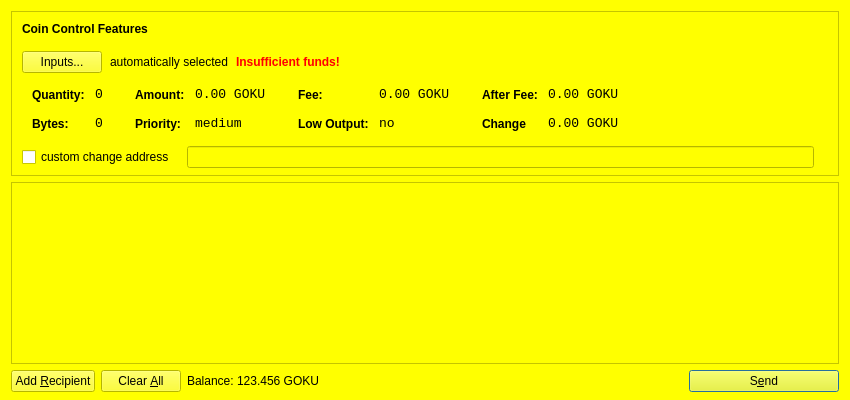
<?xml version="1.0" encoding="UTF-8"?>
<ui version="4.0">
 <class>SendCoinsDialog</class>
 <widget class="QDialog" name="SendCoinsDialog">
  <property name="geometry">
   <rect>
    <x>0</x>
    <y>0</y>
    <width>850</width>
    <height>400</height>
   </rect>
  </property>
  <property name="palette">
   <palette>
    <active>
     <colorrole role="WindowText">
      <brush brushstyle="SolidPattern">
       <color alpha="255">
        <red>0</red>
        <green>0</green>
        <blue>0</blue>
       </color>
      </brush>
     </colorrole>
     <colorrole role="Button">
      <brush brushstyle="SolidPattern">
       <color alpha="255">
        <red>255</red>
        <green>255</green>
        <blue>0</blue>
       </color>
      </brush>
     </colorrole>
     <colorrole role="Light">
      <brush brushstyle="SolidPattern">
       <color alpha="255">
        <red>255</red>
        <green>255</green>
        <blue>127</blue>
       </color>
      </brush>
     </colorrole>
     <colorrole role="Midlight">
      <brush brushstyle="SolidPattern">
       <color alpha="255">
        <red>255</red>
        <green>255</green>
        <blue>63</blue>
       </color>
      </brush>
     </colorrole>
     <colorrole role="Dark">
      <brush brushstyle="SolidPattern">
       <color alpha="255">
        <red>127</red>
        <green>127</green>
        <blue>0</blue>
       </color>
      </brush>
     </colorrole>
     <colorrole role="Mid">
      <brush brushstyle="SolidPattern">
       <color alpha="255">
        <red>170</red>
        <green>170</green>
        <blue>0</blue>
       </color>
      </brush>
     </colorrole>
     <colorrole role="Text">
      <brush brushstyle="SolidPattern">
       <color alpha="255">
        <red>0</red>
        <green>0</green>
        <blue>0</blue>
       </color>
      </brush>
     </colorrole>
     <colorrole role="BrightText">
      <brush brushstyle="SolidPattern">
       <color alpha="255">
        <red>255</red>
        <green>255</green>
        <blue>255</blue>
       </color>
      </brush>
     </colorrole>
     <colorrole role="ButtonText">
      <brush brushstyle="SolidPattern">
       <color alpha="255">
        <red>0</red>
        <green>0</green>
        <blue>0</blue>
       </color>
      </brush>
     </colorrole>
     <colorrole role="Base">
      <brush brushstyle="SolidPattern">
       <color alpha="255">
        <red>255</red>
        <green>255</green>
        <blue>255</blue>
       </color>
      </brush>
     </colorrole>
     <colorrole role="Window">
      <brush brushstyle="SolidPattern">
       <color alpha="255">
        <red>255</red>
        <green>255</green>
        <blue>0</blue>
       </color>
      </brush>
     </colorrole>
     <colorrole role="Shadow">
      <brush brushstyle="SolidPattern">
       <color alpha="255">
        <red>0</red>
        <green>0</green>
        <blue>0</blue>
       </color>
      </brush>
     </colorrole>
     <colorrole role="AlternateBase">
      <brush brushstyle="SolidPattern">
       <color alpha="255">
        <red>255</red>
        <green>255</green>
        <blue>127</blue>
       </color>
      </brush>
     </colorrole>
     <colorrole role="ToolTipBase">
      <brush brushstyle="SolidPattern">
       <color alpha="255">
        <red>255</red>
        <green>255</green>
        <blue>220</blue>
       </color>
      </brush>
     </colorrole>
     <colorrole role="ToolTipText">
      <brush brushstyle="SolidPattern">
       <color alpha="255">
        <red>0</red>
        <green>0</green>
        <blue>0</blue>
       </color>
      </brush>
     </colorrole>
    </active>
    <inactive>
     <colorrole role="WindowText">
      <brush brushstyle="SolidPattern">
       <color alpha="255">
        <red>0</red>
        <green>0</green>
        <blue>0</blue>
       </color>
      </brush>
     </colorrole>
     <colorrole role="Button">
      <brush brushstyle="SolidPattern">
       <color alpha="255">
        <red>255</red>
        <green>255</green>
        <blue>0</blue>
       </color>
      </brush>
     </colorrole>
     <colorrole role="Light">
      <brush brushstyle="SolidPattern">
       <color alpha="255">
        <red>255</red>
        <green>255</green>
        <blue>127</blue>
       </color>
      </brush>
     </colorrole>
     <colorrole role="Midlight">
      <brush brushstyle="SolidPattern">
       <color alpha="255">
        <red>255</red>
        <green>255</green>
        <blue>63</blue>
       </color>
      </brush>
     </colorrole>
     <colorrole role="Dark">
      <brush brushstyle="SolidPattern">
       <color alpha="255">
        <red>127</red>
        <green>127</green>
        <blue>0</blue>
       </color>
      </brush>
     </colorrole>
     <colorrole role="Mid">
      <brush brushstyle="SolidPattern">
       <color alpha="255">
        <red>170</red>
        <green>170</green>
        <blue>0</blue>
       </color>
      </brush>
     </colorrole>
     <colorrole role="Text">
      <brush brushstyle="SolidPattern">
       <color alpha="255">
        <red>0</red>
        <green>0</green>
        <blue>0</blue>
       </color>
      </brush>
     </colorrole>
     <colorrole role="BrightText">
      <brush brushstyle="SolidPattern">
       <color alpha="255">
        <red>255</red>
        <green>255</green>
        <blue>255</blue>
       </color>
      </brush>
     </colorrole>
     <colorrole role="ButtonText">
      <brush brushstyle="SolidPattern">
       <color alpha="255">
        <red>0</red>
        <green>0</green>
        <blue>0</blue>
       </color>
      </brush>
     </colorrole>
     <colorrole role="Base">
      <brush brushstyle="SolidPattern">
       <color alpha="255">
        <red>255</red>
        <green>255</green>
        <blue>255</blue>
       </color>
      </brush>
     </colorrole>
     <colorrole role="Window">
      <brush brushstyle="SolidPattern">
       <color alpha="255">
        <red>255</red>
        <green>255</green>
        <blue>0</blue>
       </color>
      </brush>
     </colorrole>
     <colorrole role="Shadow">
      <brush brushstyle="SolidPattern">
       <color alpha="255">
        <red>0</red>
        <green>0</green>
        <blue>0</blue>
       </color>
      </brush>
     </colorrole>
     <colorrole role="AlternateBase">
      <brush brushstyle="SolidPattern">
       <color alpha="255">
        <red>255</red>
        <green>255</green>
        <blue>127</blue>
       </color>
      </brush>
     </colorrole>
     <colorrole role="ToolTipBase">
      <brush brushstyle="SolidPattern">
       <color alpha="255">
        <red>255</red>
        <green>255</green>
        <blue>220</blue>
       </color>
      </brush>
     </colorrole>
     <colorrole role="ToolTipText">
      <brush brushstyle="SolidPattern">
       <color alpha="255">
        <red>0</red>
        <green>0</green>
        <blue>0</blue>
       </color>
      </brush>
     </colorrole>
    </inactive>
    <disabled>
     <colorrole role="WindowText">
      <brush brushstyle="SolidPattern">
       <color alpha="255">
        <red>127</red>
        <green>127</green>
        <blue>0</blue>
       </color>
      </brush>
     </colorrole>
     <colorrole role="Button">
      <brush brushstyle="SolidPattern">
       <color alpha="255">
        <red>255</red>
        <green>255</green>
        <blue>0</blue>
       </color>
      </brush>
     </colorrole>
     <colorrole role="Light">
      <brush brushstyle="SolidPattern">
       <color alpha="255">
        <red>255</red>
        <green>255</green>
        <blue>127</blue>
       </color>
      </brush>
     </colorrole>
     <colorrole role="Midlight">
      <brush brushstyle="SolidPattern">
       <color alpha="255">
        <red>255</red>
        <green>255</green>
        <blue>63</blue>
       </color>
      </brush>
     </colorrole>
     <colorrole role="Dark">
      <brush brushstyle="SolidPattern">
       <color alpha="255">
        <red>127</red>
        <green>127</green>
        <blue>0</blue>
       </color>
      </brush>
     </colorrole>
     <colorrole role="Mid">
      <brush brushstyle="SolidPattern">
       <color alpha="255">
        <red>170</red>
        <green>170</green>
        <blue>0</blue>
       </color>
      </brush>
     </colorrole>
     <colorrole role="Text">
      <brush brushstyle="SolidPattern">
       <color alpha="255">
        <red>127</red>
        <green>127</green>
        <blue>0</blue>
       </color>
      </brush>
     </colorrole>
     <colorrole role="BrightText">
      <brush brushstyle="SolidPattern">
       <color alpha="255">
        <red>255</red>
        <green>255</green>
        <blue>255</blue>
       </color>
      </brush>
     </colorrole>
     <colorrole role="ButtonText">
      <brush brushstyle="SolidPattern">
       <color alpha="255">
        <red>127</red>
        <green>127</green>
        <blue>0</blue>
       </color>
      </brush>
     </colorrole>
     <colorrole role="Base">
      <brush brushstyle="SolidPattern">
       <color alpha="255">
        <red>255</red>
        <green>255</green>
        <blue>0</blue>
       </color>
      </brush>
     </colorrole>
     <colorrole role="Window">
      <brush brushstyle="SolidPattern">
       <color alpha="255">
        <red>255</red>
        <green>255</green>
        <blue>0</blue>
       </color>
      </brush>
     </colorrole>
     <colorrole role="Shadow">
      <brush brushstyle="SolidPattern">
       <color alpha="255">
        <red>0</red>
        <green>0</green>
        <blue>0</blue>
       </color>
      </brush>
     </colorrole>
     <colorrole role="AlternateBase">
      <brush brushstyle="SolidPattern">
       <color alpha="255">
        <red>255</red>
        <green>255</green>
        <blue>0</blue>
       </color>
      </brush>
     </colorrole>
     <colorrole role="ToolTipBase">
      <brush brushstyle="SolidPattern">
       <color alpha="255">
        <red>255</red>
        <green>255</green>
        <blue>220</blue>
       </color>
      </brush>
     </colorrole>
     <colorrole role="ToolTipText">
      <brush brushstyle="SolidPattern">
       <color alpha="255">
        <red>0</red>
        <green>0</green>
        <blue>0</blue>
       </color>
      </brush>
     </colorrole>
    </disabled>
   </palette>
  </property>
  <property name="windowTitle">
   <string>Send Coins</string>
  </property>
  <layout class="QVBoxLayout" name="verticalLayout" stretch="0,1,0">
   <property name="bottomMargin">
    <number>8</number>
   </property>
   <item>
    <widget class="QFrame" name="frameCoinControl">
     <property name="sizePolicy">
      <sizepolicy hsizetype="Expanding" vsizetype="Expanding">
       <horstretch>0</horstretch>
       <verstretch>0</verstretch>
      </sizepolicy>
     </property>
     <property name="maximumSize">
      <size>
       <width>16777215</width>
       <height>16777215</height>
      </size>
     </property>
     <property name="frameShape">
      <enum>QFrame::StyledPanel</enum>
     </property>
     <property name="frameShadow">
      <enum>QFrame::Sunken</enum>
     </property>
     <layout class="QVBoxLayout" name="verticalLayoutCoinControl2">
      <property name="spacing">
       <number>6</number>
      </property>
      <property name="leftMargin">
       <number>0</number>
      </property>
      <property name="topMargin">
       <number>0</number>
      </property>
      <property name="rightMargin">
       <number>0</number>
      </property>
      <property name="bottomMargin">
       <number>6</number>
      </property>
      <item>
       <layout class="QVBoxLayout" name="verticalLayoutCoinControl" stretch="0,0,0,0,1">
        <property name="spacing">
         <number>0</number>
        </property>
        <property name="leftMargin">
         <number>10</number>
        </property>
        <property name="topMargin">
         <number>10</number>
        </property>
        <item>
         <layout class="QHBoxLayout" name="horizontalLayoutCoinControl1">
          <property name="bottomMargin">
           <number>15</number>
          </property>
          <item>
           <widget class="QLabel" name="labelCoinControlFeatures">
            <property name="sizePolicy">
             <sizepolicy hsizetype="Preferred" vsizetype="Maximum">
              <horstretch>0</horstretch>
              <verstretch>0</verstretch>
             </sizepolicy>
            </property>
            <property name="font">
             <font>
              <weight>75</weight>
              <bold>true</bold>
             </font>
            </property>
            <property name="styleSheet">
             <string notr="true">font-weight:bold;</string>
            </property>
            <property name="text">
             <string>Coin Control Features</string>
            </property>
           </widget>
          </item>
         </layout>
        </item>
        <item>
         <layout class="QHBoxLayout" name="horizontalLayoutCoinControl2" stretch="0,0,0,0">
          <property name="spacing">
           <number>8</number>
          </property>
          <property name="bottomMargin">
           <number>10</number>
          </property>
          <item>
           <widget class="QPushButton" name="pushButtonCoinControl">
            <property name="styleSheet">
             <string notr="true"/>
            </property>
            <property name="text">
             <string>Inputs...</string>
            </property>
           </widget>
          </item>
          <item>
           <widget class="QLabel" name="labelCoinControlAutomaticallySelected">
            <property name="text">
             <string>automatically selected</string>
            </property>
            <property name="margin">
             <number>5</number>
            </property>
           </widget>
          </item>
          <item>
           <widget class="QLabel" name="labelCoinControlInsuffFunds">
            <property name="font">
             <font>
              <weight>75</weight>
              <bold>true</bold>
             </font>
            </property>
            <property name="styleSheet">
             <string notr="true">color:red;font-weight:bold;</string>
            </property>
            <property name="text">
             <string>Insufficient funds!</string>
            </property>
            <property name="margin">
             <number>5</number>
            </property>
           </widget>
          </item>
          <item>
           <spacer name="horizontalSpacerCoinControl">
            <property name="orientation">
             <enum>Qt::Horizontal</enum>
            </property>
            <property name="sizeHint" stdset="0">
             <size>
              <width>40</width>
              <height>1</height>
             </size>
            </property>
           </spacer>
          </item>
         </layout>
        </item>
        <item>
         <widget class="QWidget" name="widgetCoinControl" native="true">
          <property name="sizePolicy">
           <sizepolicy hsizetype="Preferred" vsizetype="Preferred">
            <horstretch>0</horstretch>
            <verstretch>0</verstretch>
           </sizepolicy>
          </property>
          <property name="minimumSize">
           <size>
            <width>0</width>
            <height>0</height>
           </size>
          </property>
          <property name="styleSheet">
           <string notr="true"/>
          </property>
          <layout class="QHBoxLayout" name="horizontalLayoutCoinControl5">
           <property name="leftMargin">
            <number>0</number>
           </property>
           <property name="topMargin">
            <number>0</number>
           </property>
           <property name="rightMargin">
            <number>0</number>
           </property>
           <property name="bottomMargin">
            <number>0</number>
           </property>
           <item>
            <layout class="QHBoxLayout" name="horizontalLayoutCoinControl3" stretch="0,0,0,1">
             <property name="spacing">
              <number>20</number>
             </property>
             <property name="topMargin">
              <number>0</number>
             </property>
             <property name="bottomMargin">
              <number>10</number>
             </property>
             <item>
              <layout class="QFormLayout" name="formLayoutCoinControl1">
               <property name="horizontalSpacing">
                <number>10</number>
               </property>
               <property name="verticalSpacing">
                <number>14</number>
               </property>
               <property name="leftMargin">
                <number>10</number>
               </property>
               <property name="topMargin">
                <number>4</number>
               </property>
               <property name="rightMargin">
                <number>6</number>
               </property>
               <item row="0" column="0">
                <widget class="QLabel" name="labelCoinControlQuantityText">
                 <property name="styleSheet">
                  <string notr="true">font-weight:bold;</string>
                 </property>
                 <property name="text">
                  <string>Quantity:</string>
                 </property>
                 <property name="margin">
                  <number>0</number>
                 </property>
                </widget>
               </item>
               <item row="0" column="1">
                <widget class="QLabel" name="labelCoinControlQuantity">
                 <property name="font">
                  <font>
                   <family>Monospace</family>
                   <pointsize>10</pointsize>
                  </font>
                 </property>
                 <property name="cursor">
                  <cursorShape>IBeamCursor</cursorShape>
                 </property>
                 <property name="contextMenuPolicy">
                  <enum>Qt::ActionsContextMenu</enum>
                 </property>
                 <property name="text">
                  <string>0</string>
                 </property>
                 <property name="margin">
                  <number>0</number>
                 </property>
                 <property name="textInteractionFlags">
                  <set>Qt::LinksAccessibleByMouse|Qt::TextSelectableByKeyboard|Qt::TextSelectableByMouse</set>
                 </property>
                </widget>
               </item>
               <item row="1" column="0">
                <widget class="QLabel" name="labelCoinControlBytesText">
                 <property name="styleSheet">
                  <string notr="true">font-weight:bold;</string>
                 </property>
                 <property name="text">
                  <string>Bytes:</string>
                 </property>
                </widget>
               </item>
               <item row="1" column="1">
                <widget class="QLabel" name="labelCoinControlBytes">
                 <property name="font">
                  <font>
                   <family>Monospace</family>
                   <pointsize>10</pointsize>
                  </font>
                 </property>
                 <property name="cursor">
                  <cursorShape>IBeamCursor</cursorShape>
                 </property>
                 <property name="contextMenuPolicy">
                  <enum>Qt::ActionsContextMenu</enum>
                 </property>
                 <property name="text">
                  <string>0</string>
                 </property>
                 <property name="textInteractionFlags">
                  <set>Qt::LinksAccessibleByMouse|Qt::TextSelectableByKeyboard|Qt::TextSelectableByMouse</set>
                 </property>
                </widget>
               </item>
              </layout>
             </item>
             <item>
              <layout class="QFormLayout" name="formLayoutCoinControl2">
               <property name="horizontalSpacing">
                <number>10</number>
               </property>
               <property name="verticalSpacing">
                <number>14</number>
               </property>
               <property name="leftMargin">
                <number>6</number>
               </property>
               <property name="topMargin">
                <number>4</number>
               </property>
               <property name="rightMargin">
                <number>6</number>
               </property>
               <item row="0" column="0">
                <widget class="QLabel" name="labelCoinControlAmountText">
                 <property name="styleSheet">
                  <string notr="true">font-weight:bold;</string>
                 </property>
                 <property name="text">
                  <string>Amount:</string>
                 </property>
                 <property name="margin">
                  <number>0</number>
                 </property>
                </widget>
               </item>
               <item row="0" column="1">
                <widget class="QLabel" name="labelCoinControlAmount">
                 <property name="font">
                  <font>
                   <family>Monospace</family>
                   <pointsize>10</pointsize>
                  </font>
                 </property>
                 <property name="cursor">
                  <cursorShape>IBeamCursor</cursorShape>
                 </property>
                 <property name="contextMenuPolicy">
                  <enum>Qt::ActionsContextMenu</enum>
                 </property>
                 <property name="text">
                  <string>0.00 GOKU</string>
                 </property>
                 <property name="textInteractionFlags">
                  <set>Qt::LinksAccessibleByMouse|Qt::TextSelectableByKeyboard|Qt::TextSelectableByMouse</set>
                 </property>
                </widget>
               </item>
               <item row="1" column="0">
                <widget class="QLabel" name="labelCoinControlPriorityText">
                 <property name="styleSheet">
                  <string notr="true">font-weight:bold;</string>
                 </property>
                 <property name="text">
                  <string>Priority:</string>
                 </property>
                </widget>
               </item>
               <item row="1" column="1">
                <widget class="QLabel" name="labelCoinControlPriority">
                 <property name="font">
                  <font>
                   <family>Monospace</family>
                   <pointsize>10</pointsize>
                  </font>
                 </property>
                 <property name="cursor">
                  <cursorShape>IBeamCursor</cursorShape>
                 </property>
                 <property name="contextMenuPolicy">
                  <enum>Qt::ActionsContextMenu</enum>
                 </property>
                 <property name="text">
                  <string>medium</string>
                 </property>
                 <property name="textInteractionFlags">
                  <set>Qt::LinksAccessibleByMouse|Qt::TextSelectableByKeyboard|Qt::TextSelectableByMouse</set>
                 </property>
                </widget>
               </item>
              </layout>
             </item>
             <item>
              <layout class="QFormLayout" name="formLayoutCoinControl3">
               <property name="horizontalSpacing">
                <number>10</number>
               </property>
               <property name="verticalSpacing">
                <number>14</number>
               </property>
               <property name="leftMargin">
                <number>6</number>
               </property>
               <property name="topMargin">
                <number>4</number>
               </property>
               <property name="rightMargin">
                <number>6</number>
               </property>
               <item row="0" column="0">
                <widget class="QLabel" name="labelCoinControlFeeText">
                 <property name="styleSheet">
                  <string notr="true">font-weight:bold;</string>
                 </property>
                 <property name="text">
                  <string>Fee:</string>
                 </property>
                 <property name="margin">
                  <number>0</number>
                 </property>
                </widget>
               </item>
               <item row="0" column="1">
                <widget class="QLabel" name="labelCoinControlFee">
                 <property name="font">
                  <font>
                   <family>Monospace</family>
                   <pointsize>10</pointsize>
                  </font>
                 </property>
                 <property name="cursor">
                  <cursorShape>IBeamCursor</cursorShape>
                 </property>
                 <property name="contextMenuPolicy">
                  <enum>Qt::ActionsContextMenu</enum>
                 </property>
                 <property name="text">
                  <string>0.00 GOKU</string>
                 </property>
                 <property name="textInteractionFlags">
                  <set>Qt::LinksAccessibleByMouse|Qt::TextSelectableByKeyboard|Qt::TextSelectableByMouse</set>
                 </property>
                </widget>
               </item>
               <item row="1" column="0">
                <widget class="QLabel" name="labelCoinControlLowOutputText">
                 <property name="styleSheet">
                  <string notr="true">font-weight:bold;</string>
                 </property>
                 <property name="text">
                  <string>Low Output:</string>
                 </property>
                </widget>
               </item>
               <item row="1" column="1">
                <widget class="QLabel" name="labelCoinControlLowOutput">
                 <property name="font">
                  <font>
                   <family>Monospace</family>
                   <pointsize>10</pointsize>
                  </font>
                 </property>
                 <property name="cursor">
                  <cursorShape>IBeamCursor</cursorShape>
                 </property>
                 <property name="contextMenuPolicy">
                  <enum>Qt::ActionsContextMenu</enum>
                 </property>
                 <property name="text">
                  <string>no</string>
                 </property>
                 <property name="textInteractionFlags">
                  <set>Qt::LinksAccessibleByMouse|Qt::TextSelectableByKeyboard|Qt::TextSelectableByMouse</set>
                 </property>
                </widget>
               </item>
              </layout>
             </item>
             <item>
              <layout class="QFormLayout" name="formLayoutCoinControl4">
               <property name="horizontalSpacing">
                <number>10</number>
               </property>
               <property name="verticalSpacing">
                <number>14</number>
               </property>
               <property name="leftMargin">
                <number>6</number>
               </property>
               <property name="topMargin">
                <number>4</number>
               </property>
               <property name="rightMargin">
                <number>6</number>
               </property>
               <item row="0" column="0">
                <widget class="QLabel" name="labelCoinControlAfterFeeText">
                 <property name="styleSheet">
                  <string notr="true">font-weight:bold;</string>
                 </property>
                 <property name="text">
                  <string>After Fee:</string>
                 </property>
                 <property name="margin">
                  <number>0</number>
                 </property>
                </widget>
               </item>
               <item row="0" column="1">
                <widget class="QLabel" name="labelCoinControlAfterFee">
                 <property name="font">
                  <font>
                   <family>Monospace</family>
                   <pointsize>10</pointsize>
                  </font>
                 </property>
                 <property name="cursor">
                  <cursorShape>IBeamCursor</cursorShape>
                 </property>
                 <property name="contextMenuPolicy">
                  <enum>Qt::ActionsContextMenu</enum>
                 </property>
                 <property name="text">
                  <string>0.00 GOKU</string>
                 </property>
                 <property name="textInteractionFlags">
                  <set>Qt::LinksAccessibleByMouse|Qt::TextSelectableByKeyboard|Qt::TextSelectableByMouse</set>
                 </property>
                </widget>
               </item>
               <item row="1" column="0">
                <widget class="QLabel" name="labelCoinControlChangeText">
                 <property name="styleSheet">
                  <string notr="true">font-weight:bold;</string>
                 </property>
                 <property name="text">
                  <string>Change</string>
                 </property>
                </widget>
               </item>
               <item row="1" column="1">
                <widget class="QLabel" name="labelCoinControlChange">
                 <property name="font">
                  <font>
                   <family>Monospace</family>
                   <pointsize>10</pointsize>
                  </font>
                 </property>
                 <property name="cursor">
                  <cursorShape>IBeamCursor</cursorShape>
                 </property>
                 <property name="contextMenuPolicy">
                  <enum>Qt::ActionsContextMenu</enum>
                 </property>
                 <property name="text">
                  <string>0.00 GOKU</string>
                 </property>
                 <property name="textInteractionFlags">
                  <set>Qt::LinksAccessibleByMouse|Qt::TextSelectableByKeyboard|Qt::TextSelectableByMouse</set>
                 </property>
                </widget>
               </item>
              </layout>
             </item>
            </layout>
           </item>
          </layout>
         </widget>
        </item>
        <item>
         <layout class="QHBoxLayout" name="horizontalLayoutCoinControl4" stretch="0,0,0">
          <property name="spacing">
           <number>12</number>
          </property>
          <property name="sizeConstraint">
           <enum>QLayout::SetDefaultConstraint</enum>
          </property>
          <property name="topMargin">
           <number>5</number>
          </property>
          <property name="rightMargin">
           <number>5</number>
          </property>
          <item>
           <widget class="QCheckBox" name="checkBoxCoinControlChange">
            <property name="text">
             <string>custom change address</string>
            </property>
           </widget>
          </item>
          <item>
           <widget class="QLineEdit" name="lineEditCoinControlChange">
            <property name="enabled">
             <bool>false</bool>
            </property>
            <property name="sizePolicy">
             <sizepolicy hsizetype="Expanding" vsizetype="Fixed">
              <horstretch>0</horstretch>
              <verstretch>0</verstretch>
             </sizepolicy>
            </property>
           </widget>
          </item>
          <item>
           <widget class="QLabel" name="labelCoinControlChangeLabel">
            <property name="sizePolicy">
             <sizepolicy hsizetype="Preferred" vsizetype="Expanding">
              <horstretch>0</horstretch>
              <verstretch>0</verstretch>
             </sizepolicy>
            </property>
            <property name="minimumSize">
             <size>
              <width>0</width>
              <height>0</height>
             </size>
            </property>
            <property name="text">
             <string/>
            </property>
            <property name="margin">
             <number>3</number>
            </property>
           </widget>
          </item>
         </layout>
        </item>
        <item>
         <spacer name="verticalSpacerCoinControl">
          <property name="orientation">
           <enum>Qt::Vertical</enum>
          </property>
          <property name="sizeHint" stdset="0">
           <size>
            <width>800</width>
            <height>1</height>
           </size>
          </property>
         </spacer>
        </item>
       </layout>
      </item>
     </layout>
    </widget>
   </item>
   <item>
    <widget class="QScrollArea" name="scrollArea">
     <property name="widgetResizable">
      <bool>true</bool>
     </property>
     <widget class="QWidget" name="scrollAreaWidgetContents">
      <property name="geometry">
       <rect>
        <x>0</x>
        <y>0</y>
        <width>830</width>
        <height>172</height>
       </rect>
      </property>
      <layout class="QVBoxLayout" name="verticalLayout_2">
       <property name="leftMargin">
        <number>0</number>
       </property>
       <property name="topMargin">
        <number>0</number>
       </property>
       <property name="rightMargin">
        <number>0</number>
       </property>
       <property name="bottomMargin">
        <number>0</number>
       </property>
       <item>
        <layout class="QVBoxLayout" name="entries">
         <property name="spacing">
          <number>6</number>
         </property>
        </layout>
       </item>
       <item>
        <spacer name="verticalSpacer">
         <property name="orientation">
          <enum>Qt::Vertical</enum>
         </property>
         <property name="sizeHint" stdset="0">
          <size>
           <width>20</width>
           <height>40</height>
          </size>
         </property>
        </spacer>
       </item>
      </layout>
     </widget>
    </widget>
   </item>
   <item>
    <layout class="QHBoxLayout" name="horizontalLayout">
     <item>
      <widget class="QPushButton" name="addButton">
       <property name="toolTip">
        <string>Send to multiple recipients at once</string>
       </property>
       <property name="text">
        <string>Add &amp;Recipient</string>
       </property>
       <property name="icon">
        <iconset resource="../bitcoin.qrc">
         <normaloff>:/icons/add</normaloff>:/icons/add</iconset>
       </property>
       <property name="autoDefault">
        <bool>false</bool>
       </property>
      </widget>
     </item>
     <item>
      <widget class="QPushButton" name="clearButton">
       <property name="sizePolicy">
        <sizepolicy hsizetype="Minimum" vsizetype="Fixed">
         <horstretch>0</horstretch>
         <verstretch>0</verstretch>
        </sizepolicy>
       </property>
       <property name="toolTip">
        <string>Remove all transaction fields</string>
       </property>
       <property name="text">
        <string>Clear &amp;All</string>
       </property>
       <property name="icon">
        <iconset resource="../bitcoin.qrc">
         <normaloff>:/icons/remove</normaloff>:/icons/remove</iconset>
       </property>
       <property name="autoRepeatDelay">
        <number>300</number>
       </property>
       <property name="autoDefault">
        <bool>false</bool>
       </property>
      </widget>
     </item>
     <item>
      <layout class="QHBoxLayout" name="horizontalLayout_2">
       <property name="spacing">
        <number>3</number>
       </property>
       <item>
        <widget class="QLabel" name="label">
         <property name="sizePolicy">
          <sizepolicy hsizetype="Preferred" vsizetype="Fixed">
           <horstretch>0</horstretch>
           <verstretch>0</verstretch>
          </sizepolicy>
         </property>
         <property name="text">
          <string>Balance:</string>
         </property>
        </widget>
       </item>
       <item>
        <widget class="QLabel" name="labelBalance">
         <property name="sizePolicy">
          <sizepolicy hsizetype="Preferred" vsizetype="Fixed">
           <horstretch>0</horstretch>
           <verstretch>0</verstretch>
          </sizepolicy>
         </property>
         <property name="cursor">
          <cursorShape>IBeamCursor</cursorShape>
         </property>
         <property name="text">
          <string>123.456 GOKU</string>
         </property>
         <property name="textInteractionFlags">
          <set>Qt::LinksAccessibleByMouse|Qt::TextSelectableByKeyboard|Qt::TextSelectableByMouse</set>
         </property>
        </widget>
       </item>
      </layout>
     </item>
     <item>
      <spacer name="horizontalSpacer">
       <property name="orientation">
        <enum>Qt::Horizontal</enum>
       </property>
       <property name="sizeHint" stdset="0">
        <size>
         <width>40</width>
         <height>20</height>
        </size>
       </property>
      </spacer>
     </item>
     <item>
      <widget class="QPushButton" name="sendButton">
       <property name="minimumSize">
        <size>
         <width>150</width>
         <height>0</height>
        </size>
       </property>
       <property name="toolTip">
        <string>Confirm the send action</string>
       </property>
       <property name="text">
        <string>S&amp;end</string>
       </property>
       <property name="icon">
        <iconset resource="../bitcoin.qrc">
         <normaloff>:/icons/send</normaloff>:/icons/send</iconset>
       </property>
       <property name="default">
        <bool>true</bool>
       </property>
      </widget>
     </item>
    </layout>
   </item>
  </layout>
 </widget>
 <resources>
  <include location="../bitcoin.qrc"/>
 </resources>
 <connections/>
</ui>
